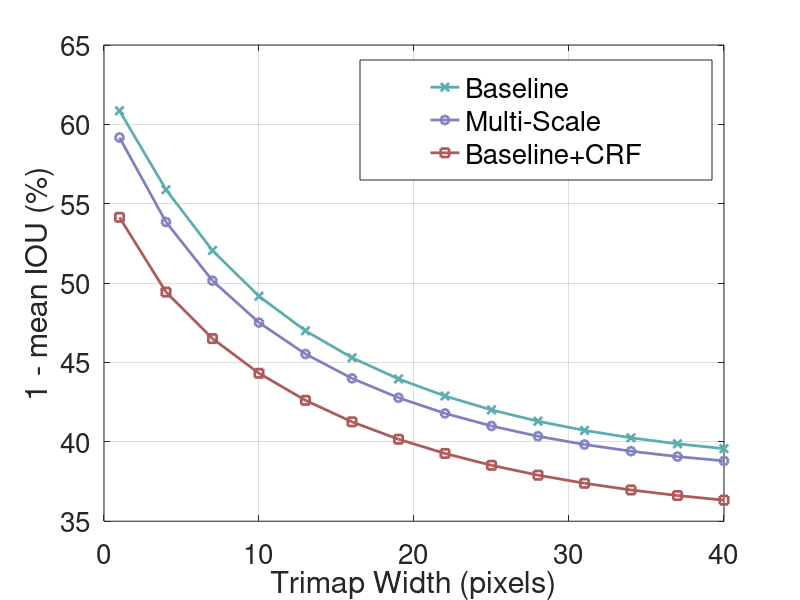

Here is the MATLAB script that generated this plot: (Note: this script raises an error after producing the figure.)
% plot the boundary accuracy before and after crf refinement
%
clear all; close all;

save_folder = '.';

export_fig_dir = '~/workspace/ext/export_fig';
addpath(export_fig_dir);

fontSize = 20;
lineWidth = 2;

subsample = 3;

cols = [...
    92 173 173; ...
    128 128 192; ...
    173 90 90; ...
    ] / 255;

% data
% row1: noup, row2: ms, row3: noup+crf
pixelIOU = [39.1437885768888,40.9174913566480,42.5750968327488,44.1119698229399,45.5143333902976,46.7888007054941,47.9474395959582,48.9987195339916,49.9562761308168,50.8274348079370,51.6199418151972,52.3408776226153,53.0048800416164,53.6173863958030,54.1802129076264,54.6989675611266,55.1792759482687,55.6237417417372,56.0373525024838,56.4224864728447,56.7805992879315,57.1134185595957,57.4236637950213,57.7139226511121,57.9870942964121,58.2434411759406,58.4820168827609,58.7026272392923,58.9082213822727,59.0998098338864,59.2780799882757,59.4445643572098,59.6001745920688,59.7455099141624,59.8805382908630,60.0065637761586,60.1242322555913,60.2333065445936,60.3344098524545,60.4283472979397;
                   40.8283847133684,42.7985590853589,44.5699164497078,46.1520844631380,47.5435370542755,48.7656811281391,49.8484543310518,50.8184991635295,51.6944145725429,52.4879595126815,53.2092430480340,53.8639790246465,54.4660536565788,55.0204958479888,55.5308069140149,56.0017084453616,56.4394170592652,56.8458460741117,57.2239235407487,57.5759295382279,57.9031810014464,58.2067425394842,58.4891177625032,58.7526247279374,59.0004477547628,59.2330076158429,59.4492098247426,59.6484084579877,59.8337163833758,60.0065591872221,60.1675199649759,60.3179200034926,60.4584549236908,60.5892859709992,60.7106012185241,60.8234998476352,60.9288901667356,61.0262289253648,61.1164365376277,61.2001644700927;
                   45.8592389975158,47.7919542135458,49.2939715561577,50.5636179148377,51.6595183146572,52.6285842412855,53.4949528345474,54.2833898680924,55.0109887033417,55.6817421685352,56.2970137133449,56.8620406292664,57.3863490664163,57.8731201842615,58.3229236228278,58.7401403232454,59.1305121257240,59.4945181762249,59.8351044216730,60.1543590976979,60.4537367731081,60.7335323128566,60.9962192467884,61.2440829483582,61.4787119438196,61.6994862124264,61.9063219984830,62.0997066151967,62.2814092531390,62.4511114520202,62.6100651398902,62.7595495718118,62.8999690364675,63.0319701711305,63.1558109152548,63.2725779727555,63.3825291179991,63.4855832599294,63.5824377991762,63.6735677212769;];
pixelAcc = [59.7629424526230,62.1046593040550,64.2285694944071,66.1566207985699,67.8822191048322,69.4156572369610,70.7799195920376,71.9934840646315,73.0769758056989,74.0478885040478,74.9204707863011,75.7084821132611,76.4256934738625,77.0816897085976,77.6832958750408,78.2379357794231,78.7518178661264,79.2293619012470,79.6745963627096,80.0911555036860,80.4816137647666,80.8485717205549,81.1939278781263,81.5195519345717,81.8278832214066,82.1194870930650,82.3951544526424,82.6556945507432,82.9031661080965,83.1386100849198,83.3626553900388,83.5764568351612,83.7805568445914,83.9754420822593,84.1615279065981,84.3395567209560,84.5102367112354,84.6737806988873,84.8302916657287,84.9804151959184;
                  61.7208038340988,64.2401176287481,66.4400008982705,68.3560196658801,70.0043501328594,71.4224875981037,72.6565686534466,73.7411802053026,74.7027281008609,75.5608889763180,76.3323681460966,77.0295168046933,77.6646791187703,78.2466140909030,78.7819687579461,79.2769006331850,79.7375589042388,80.1674882445178,80.5691421823391,80.9459694341276,81.3004822338965,81.6343827901208,81.9491116325446,82.2462335033681,82.5279973625908,82.7950559301802,83.0478404561792,83.2869055056065,83.5141510067593,83.7307065077119,83.9372257041223,84.1345373400715,84.3229449119103,84.5028279982126,84.6747230945372,84.8393158111443,84.9974674884393,85.1492028576134,85.2946735274968,85.4344288299327;
                  67.8073316515599,69.8354673998244,71.4336430305435,72.7877951994489,73.9600407860754,74.9941180003672,75.9176261038161,76.7512754059539,77.5091399495764,78.1998576992880,78.8295005821076,79.4070770332584,79.9394877203003,80.4323215906510,80.8889003909751,81.3139803694874,81.7121506892801,82.0856448018074,82.4362312231826,82.7666781325468,83.0791798897034,83.3750296827982,83.6554277852380,83.9218400214134,84.1755321179127,84.4165653422791,84.6456545882318,84.8636435054509,85.0717857553965,85.2704579453905,85.4602655935009,85.6420843218994,85.8161622729709,85.9829074377913,86.1429243857804,86.2966535297716,86.4446412012502,86.5871474792545,86.7241951074942,86.8562424217199;];
classAcc = [53.6166685540976,55.5967948018896,57.3237320882869,58.8544956209996,60.2017948442793,61.3905329213579,62.4435967537027,63.3767878079031,64.2114199609301,64.9602832099546,65.6349639291829,66.2446959257892,66.8016831382256,67.3131208966184,67.7819893750422,68.2130478820972,68.6114093174701,68.9792673501668,69.3202552246368,69.6372715278773,69.9317591919854,70.2047885169115,70.4591450299554,70.6972544536765,70.9212770194682,71.1315392902723,71.3271970434733,71.5080894239389,71.6770942904036,71.8349143599890,71.9822606155026,72.1205121698443,72.2505036841062,72.3726692253487,72.4868853415123,72.5941389864676,72.6951384233662,72.7893027342883,72.8772228428703,72.9595201816422;
                  55.3530867863591,57.4251600883353,59.1654069254999,60.6577460083697,61.9317644360812,63.0292371000109,63.9863354351023,64.8333651559611,65.5930147509049,66.2770953058674,66.8946229562121,67.4525828543541,67.9627179751334,68.4317033328142,68.8636585047224,69.2616996653449,69.6311086602684,69.9734377395689,70.2905406054787,70.5851916962493,70.8583900231628,71.1108680982764,71.3456555978024,71.5649616525127,71.7710855734037,71.9643008151337,72.1439215225654,72.3096635667136,72.4643629438726,72.6091758955181,72.7445829138534,72.8716584172568,72.9912239841387,73.1033984225974,73.2081880721397,73.3063060501353,73.3985844232644,73.4844395669407,73.5646472412804,73.6397739985044;
                  56.1387661899619,58.1788189832075,59.7172861585686,60.9961248002105,62.0810119108635,63.0262191034398,63.8574442750947,64.6029557452942,65.2839522917626,65.9046916490366,66.4695763149141,66.9859289202305,67.4615153399251,67.9006064300342,68.3043209974268,68.6771714973569,69.0249626715739,69.3483240036955,69.6504064167114,69.9329271849371,70.1971631900816,70.4435344090442,70.6743319516664,70.8916471289184,71.0969316304493,71.2895122660372,71.4695627598046,71.6377906909983,71.7959358292434,71.9438935579413,72.0827232110529,72.2133976518177,72.3363745011860,72.4524566646415,72.5618978136188,72.6652433255044,72.7629114973707,72.8545300250049,72.9407927720727,73.0219786746801;];

w = 1 : size(pixelIOU, 2);

% pixel iou
figure(1)

plot(w(1:subsample:end), 100 - pixelIOU(1,1:subsample:end), '-rx', 'LineWidth', lineWidth, 'color', cols(1,:));
hold on
plot(w(1:subsample:end), 100 - pixelIOU(2,1:subsample:end), '-ro', 'LineWidth', lineWidth, 'color', cols(2,:));
plot(w(1:subsample:end), 100 - pixelIOU(3,1:subsample:end), '-rs', 'LineWidth', lineWidth, 'color', cols(3,:));
ylabel('1 - mean IOU (%)', 'FontSize', fontSize) 
xlabel('Trimap Width (pixels)', 'FontSize', fontSize)

leg = legend('Baseline', 'Multi-Scale', 'Baseline+CRF');
set(leg, 'FontSize', fontSize, 'Position', [0.45 0.70 0.44 0.2]);
set(gca, 'XGrid', 'on')
set(gca, 'YGrid', 'on');
set(gca,'FontSize', fontSize);
set(leg, 'FontSize', fontSize);
set(gcf, 'Color', [1 1 1]);

fn = fullfile(save_folder, 'SegPixelIOUWithinTrimap.pdf');
export_fig(fn);

% pixel acc
% figure(2)
% 
% plot(w, 100 - pixelAcc(1,:), '-rx', 'LineWidth', lineWidth, 'color', cols(1,:));
% hold on
% plot(w, 100 - pixelAcc(2,:), '-ro', 'LineWidth', lineWidth, 'color', cols(2,:));
% plot(w, 100 - pixelAcc(3,:), '-rs', 'LineWidth', lineWidth, 'color', cols(3,:));
% ylabel('1 - Pixelwise Accuracy (%)', 'FontSize', fontSize) 
% xlabel('Trimap Width (pixels)', 'FontSize', fontSize)
% 
% %     plot(trainEnergyRI, '-r', 'LineWidth', 2.8, 'color', cols(1,:));
% %     hold on
% %     plot(trainEnergyPw, '-r', 'LineWidth', 2.8, 'color', cols(3,:));
% %     plot(trainEnergyPre, '-r', 'LineWidth', 2.8, 'color', cols(5,:));
% %leg = legend('Model-RandInit', 'Model-PwTrain', 'Model-JointTrain');
% leg = legend('Baseline', 'Multi-Scale', 'Baseline+CRF');
% set(leg, 'FontSize', fontSize, 'Position', [0.45 0.70 0.44 0.2]);
% set(gca, 'XGrid', 'on')
% set(gca, 'YGrid', 'on');
% set(gca,'FontSize', fontSize);
% set(leg, 'FontSize', fontSize);
% set(gcf, 'Color', [1 1 1]);
% 
% fn = fullfile(save_folder, 'SegPixelAccWithTrimap.pdf');
% export_fig(fn);    
% 
% % class acc
% figure(3)
% 
% plot(w, 100 - classAcc(1,:), '-rx', 'LineWidth', lineWidth, 'color', cols(1,:));
% hold on
% plot(w, 100 - classAcc(2,:), '-ro', 'LineWidth', lineWidth, 'color', cols(2,:));
% plot(w, 100 - classAcc(3,:), '-rs', 'LineWidth', lineWidth, 'color', cols(3,:));
% ylabel('1 - Classwise Accuracy (%)', 'FontSize', fontSize) 
% xlabel('Trimap Width (pixels)', 'FontSize', fontSize)
% 
% leg = legend('Baseline', 'Multi-Scale', 'Baseline+CRF');
% set(leg, 'FontSize', fontSize, 'Position', [0.45 0.70 0.44 0.2]);
% set(gca, 'XGrid', 'on')
% set(gca, 'YGrid', 'on');
% set(gca,'FontSize', fontSize);
% set(leg, 'FontSize', fontSize);
% set(gcf, 'Color', [1 1 1]);
% 
% fn = fullfile(save_folder, 'SegClassAccWithTrimap.pdf');
% export_fig(fn);